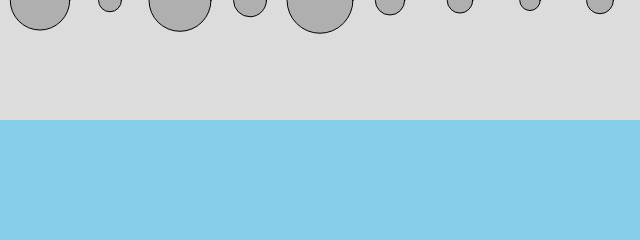
Frame 1 (no input)
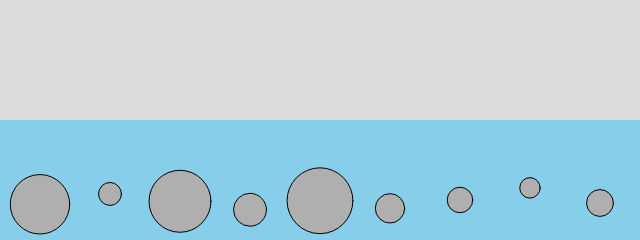
Frame 60 (no input)
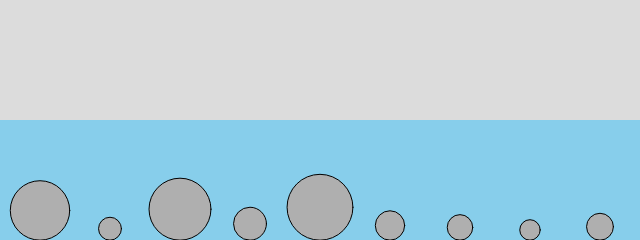
Frame 120 (the mouse pressed at the canvas centre since frame 60)

The p5.js sketch that drew these frames (run headless with seeded random() and noise() and a simulated clock; from frame 60 on, the mouse is pressed at the canvas centre):

// p5.js sketch
// ── sketch.js
let movers = [];
let liquid;

function setup() {
  createCanvas(640, 240);
  for (let i = 0; i < 9; i++) {
    let mass = random(0.5, 5);
    movers[i] = new Mover(40 + i * 70, 0, mass);
  }
  
  liquid = new Liquid(0, height / 2, width, height / 2, 0.1);
}

function draw() {
  background(220);
  
  liquid.show();
  
  for (let i = 0; i < movers.length; i++) {
    
    if (liquid.contains(movers[i])) {
      let dragForce = liquid.calculateDrag(movers[i]);
      movers[i].applyForce(dragForce);
    }
    
    let gravity = createVector(0, 0.3 * movers[i].mass);
    movers[i].applyForce(gravity);
    
    movers[i].update();
    movers[i].show();
    movers[i].bounceEdges();
    movers[i].checkEdges();
  }
}

class Mover {
  constructor(x, y, mass) {
    this.mass = mass;
    this.radius = (this.mass * 16) / 2;
    this.position = createVector(x, y);
    this.velocity = createVector(0, 0);
    this.acceleration = createVector(0, 0);
  }

  applyForce(force) {
    let f = p5.Vector.div(force, this.mass);
    this.acceleration.add(f);
  }

  update() {
    this.velocity.add(this.acceleration);
    this.position.add(this.velocity);
    this.acceleration.mult(0);
  }

  show() {
    stroke(0);
    fill(175);
    circle(this.position.x, this.position.y, this.radius * 2);
  }
  
  bounceEdges() {
    let bounce = -0.9;
    if (this.position.y > height - this.radius) {
      this.position.y = height - this.radius;
      this.velocity.y *= bounce;
    }
  }
  
  checkEdges() {
    if (this.position.x > width - this.radius) {
      this.position.x = width - this.radius;
      this.velocity.x *= -1;
    } else if (this.position.x < this.radius) {
      this.velocity.x *= -1;
      this.position.x = this.radius;
    }
    if (this.position.y > height - this.radius) {
      this.position.y = height - this.radius;
      this.velocity.y *= -1;
    } else if (this.position.y < this.radius) {
      this.velocity.y *= -1;
      this.position.y = this.radius;
    }
  }
}

class Liquid {
  constructor(x, y, w, h, c) {
    this.x = x;
    this.y = y;
    this.w = w;
    this.h = h;
    this.c = c;
  }
  
  show() {
    noStroke();
    fill(135, 206, 235);
    rect(this.x, this.y, this.w, this.h);
  }
  
  contains(mover) {
    let pos = mover.position;
    return (pos.x > this.x && pos.x < this.x + this.w &&
            pos.y > this.y && pos.y < this.y + this.h);
  }
  
  calculateDrag(mover) {
    let speed = mover.velocity.mag();
    let dragMagnitude = this.c * speed * speed;
    let dragForce = mover.velocity.copy();
    dragForce.mult(-1);
    dragForce.setMag(dragMagnitude);
    return dragForce;
  }
}
